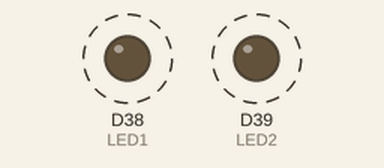
Simulated run of this sketch. Board: Arduino Due. Parts: output pins drawn as LEDs (lit = HIGH). Dashed ring = blinking. What the sketch prints to the serial monitor is not drawn.

Above: at 0.05 s.
Timing chart, 0 to 3.0 s (numbered marks = the images above):
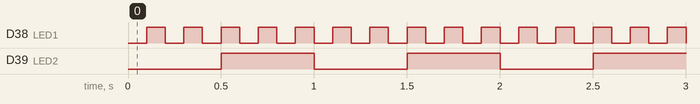

The sketch:

sketch_oct01a.ino
```cpp
#include <DueTimer.h>
#define LED1 38
#define LED2 39

void Timer1_100msISR(){
    static unsigned int cnt100ms=0;

    if((cnt100ms%2)<1)    digitalWrite(LED1, HIGH);
    else    digitalWrite(LED1, LOW);
    cnt100ms++;
    Serial.write("+");
    if(cnt100ms==2)    cnt100ms=0;
}

void Timer2_500msISR(){
    static unsigned int cnt500ms=0;

    if((cnt500ms%2)<1)   digitalWrite(LED2, HIGH);
    else    digitalWrite(LED2, LOW);
    cnt500ms++;
    Serial.write(".");
    if(cnt500ms==2)    cnt500ms=0;
}

void setup(){
    pinMode(LED1, OUTPUT);    digitalWrite(LED1, LOW);
    pinMode(LED2, OUTPUT);    digitalWrite(LED2, LOW);
    Timer1.attachInterrupt(Timer1_100msISR);
    Timer1.start(100*1000);
    Timer2.attachInterrupt(Timer2_500msISR);
    Timer2.start(500*1000);

    Serial.begin(9600);
}

void loop(){

}
```

Measured:
- by itself, D38 (LED1): alternates HIGH for 0.10 s and LOW for 0.10 s
- by itself, D39 (LED2): alternates HIGH for 0.50 s and LOW for 0.50 s
